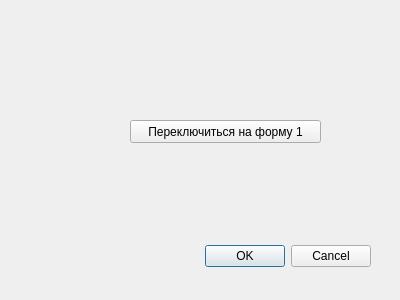
<?xml version="1.0" encoding="UTF-8"?>
<ui version="4.0">
 <class>Form2</class>
 <widget class="QDialog" name="Form2">
  <property name="geometry">
   <rect>
    <x>0</x>
    <y>0</y>
    <width>400</width>
    <height>300</height>
   </rect>
  </property>
  <property name="windowTitle">
   <string>Форма 2</string>
  </property>
  <widget class="QDialogButtonBox" name="buttonBox">
   <property name="geometry">
    <rect>
     <x>30</x>
     <y>240</y>
     <width>341</width>
     <height>32</height>
    </rect>
   </property>
   <property name="orientation">
    <enum>Qt::Horizontal</enum>
   </property>
   <property name="standardButtons">
    <set>QDialogButtonBox::Cancel|QDialogButtonBox::Ok</set>
   </property>
  </widget>
  <widget class="QPushButton" name="pushButton">
   <property name="geometry">
    <rect>
     <x>130</x>
     <y>120</y>
     <width>191</width>
     <height>23</height>
    </rect>
   </property>
   <property name="text">
    <string>Переключиться на форму 1</string>
   </property>
  </widget>
 </widget>
 <resources/>
 <connections>
  <connection>
   <sender>buttonBox</sender>
   <signal>accepted()</signal>
   <receiver>Form2</receiver>
   <slot>accept()</slot>
   <hints>
    <hint type="sourcelabel">
     <x>248</x>
     <y>254</y>
    </hint>
    <hint type="destinationlabel">
     <x>157</x>
     <y>274</y>
    </hint>
   </hints>
  </connection>
  <connection>
   <sender>buttonBox</sender>
   <signal>rejected()</signal>
   <receiver>Form2</receiver>
   <slot>reject()</slot>
   <hints>
    <hint type="sourcelabel">
     <x>316</x>
     <y>260</y>
    </hint>
    <hint type="destinationlabel">
     <x>286</x>
     <y>274</y>
    </hint>
   </hints>
  </connection>
 </connections>
</ui>
